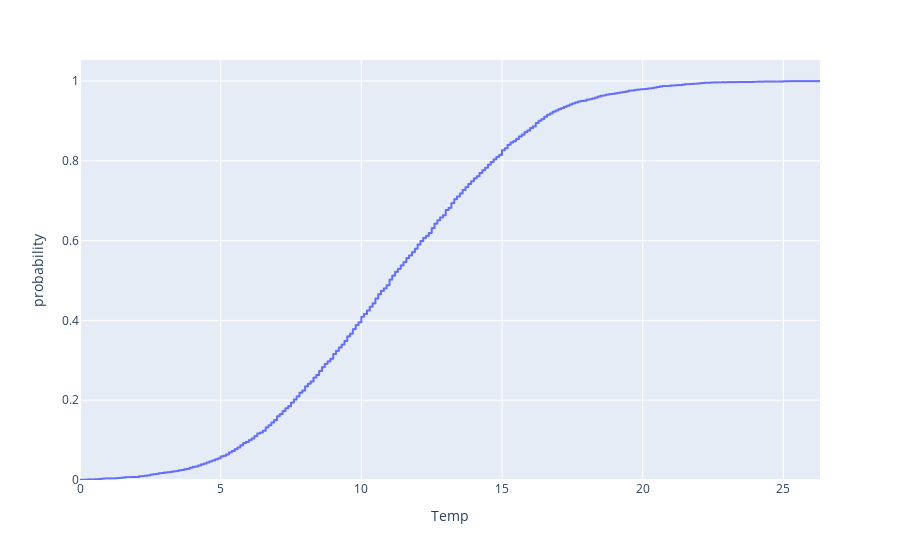

Write notebook code for a chart like this one.
### Code cell
px.ecdf(data_frame=df,x='Temp')

### Figure 1 — Plotly figure (JSON) as saved in the notebook; plotly's stock layout.template omitted (floating-point values rounded to 4 significant figures; data arrays with more than 128 entries replaced by an {"elided": "..."} marker saying what was removed)
{"data": [{"hovertemplate": "Temp=%{x}<br>probability=%{y}<extra></extra>", "legendgroup": "", "line": {"dash": "solid", "shape": "hv"}, "marker": {"color": "#636efa", "symbol": "circle"}, "mode": "lines", "name": "", "showlegend": false, "type": "scattergl", "x": {"elided": "3650 float values"}, "xaxis": "x", "y": {"elided": "3650 float values"}, "yaxis": "y"}], "layout": {"legend": {"tracegroupgap": 0}, "margin": {"t": 60}, "xaxis": {"anchor": "y", "domain": [0, 1], "title": {"text": "Temp"}}, "yaxis": {"anchor": "x", "domain": [0, 1], "rangemode": "tozero", "title": {"text": "probability"}}}}
